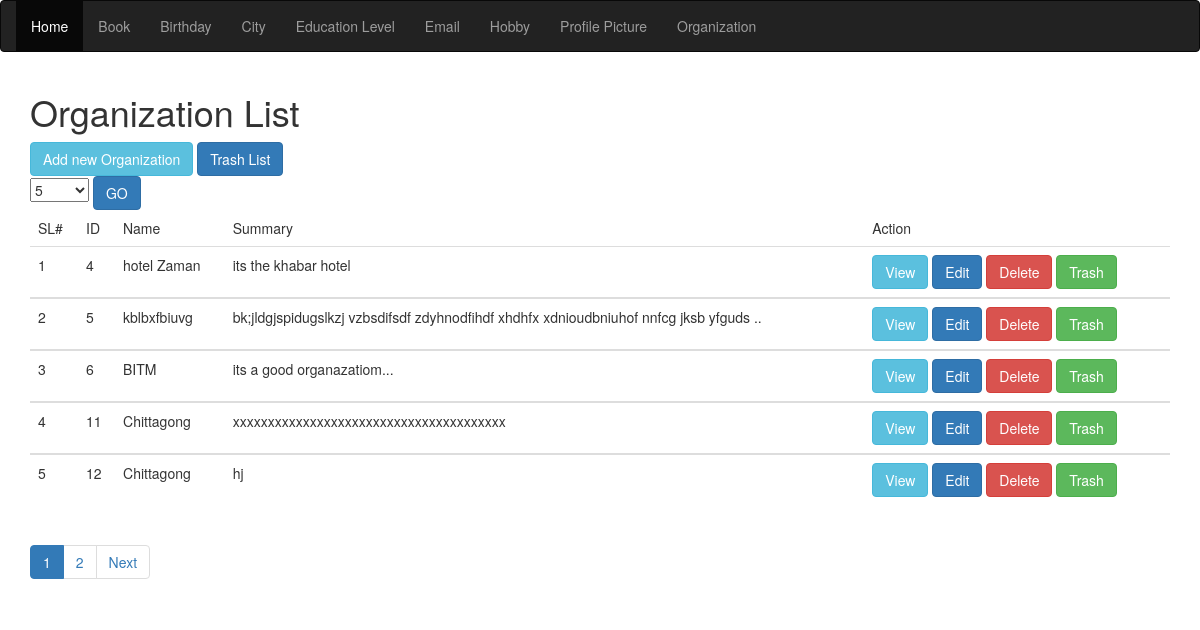
The page /views/SEIP129150/Summary_of_organizations/index.php?pageNumber=1 on the database its author committed.
### tables this page shows
CREATE TABLE `organization` (
  `id` int(11) NOT NULL,
  `name` varchar(30) NOT NULL,
  `summary` text NOT NULL,
  `trash` int(11) DEFAULT NULL
);

### src/BITM/SEIP129150/Summary_of_organizations/Summary_of_organization.php (called while the page is built, shortened)
<?php
class Summary_of_organization
{
    public $conn;
    public function __construct()
    {
        $this->conn = mysqli_connect("localhost", "root", "", "atomicprojectb21");
    }
    public  function  count()
    {
        $query="SELECT COUNT(*) AS totalItem FROM `organization` WHERE `trash` IS NULL";
        $result=mysqli_query($this->conn,$query);
        $row= mysqli_fetch_assoc($result);
        return $row['totalItem'];
    }
    public function paginator($pageStartFrom=0,$Limit=5){
        $query="SELECT * FROM `organization` WHERE `trash` IS NULL LIMIT ".$pageStartFrom.",".$Limit;
        $_allBook= array();
        $result= mysqli_query($this->conn,$query);
        while($row= mysqli_fetch_assoc($result)){
            $_allBook[]=$row;
        }
        return $_allBook;
    }
    public  function trashed(){
        $query="SELECT * FROM `organization` WHERE `trash` IS NOT NULL";
        $result=mysqli_query($this->conn,$query);
        $alcity=array();
        while ($row=mysqli_fetch_assoc($result))
        {
            $alcity[]=$row;
        }
        return $alcity;
    }}

### views/SEIP129150/Summary_of_organizations/index.php (the view, shortened to what this page needs)
<?php
$org=new Summary_of_organization();
$totalIteam=$org->count();
$iteamPerPage=$_SESSION['iteamPerPage'];
$noOfPage=ceil($totalIteam/$iteamPerPage);
$pagination="";
if(array_key_exists('pageNumber',$_GET))
{
    $pageNo=$_GET['pageNumber'];
}
else $pageNo=1;
for($i=1;$i<=$noOfPage;$i++)
{
    $active=($pageNo==$i)? "active":"";
    $pagination.="<li class='$active'><a href='index.php?pageNumber=$i'>$i</a></li>";
}
$pageStartFrom=$iteamPerPage*($pageNo-1);
$alorg=$org->paginator($pageStartFrom,$iteamPerPage);
?>
<!DOCTYPE html>
<html>
<head>
    <link rel="stylesheet" href="http://maxcdn.bootstrapcdn.com/bootstrap/3.3.6/css/bootstrap.min.css">
    <link rel="stylesheet" type="text/css" href="../../../resources/bootstrap/css/bootstrap.css">
</head >
<body>
<nav class="navbar navbar-inverse">
    <div class="container-fluid">
        <ul class="nav navbar-nav">
            <li class="active"><a href="../../../index.php">Home</a></li>
            <li><a href="../Book/index.php">Book</a></li>
            <li><a href="../Birthday/index.php">Birthday</a></li>
            <li><a href="../City/index.php">City</a></li>
            <li><a href="../Education_level/index.php">Education Level</a></li>
            <li><a href="../Email/index.php">Email</a></li>
            <li><a href="../Hobby/index.php">Hobby</a></li>
            <li><a href="../Profile_picture/index.php">Profile Picture</a></li>
            <li><a href="../Summary_of_organizations/index.php">Organization</a></li>
        </ul>
    </div>
</nav>
<div class="container">
    <h1>Organization  List</h1>
    <a href="create.php" class="btn btn-info" role="button">Add new Organization</a>
    <a href="trashVeiw.php" class="btn btn-primary" role="button">Trash List</a>
    <form action="index.php">
        <select name="iteamPerPage">
            <option <?php if($_SESSION['iteamPerPage']==5) echo "selected"?>>5</option>
        </select>
        <input type="submit" value="GO" class="btn btn-primary">
    </form>
    <div class="table-responsive">
        <table class="table">
            <thead>
            <tr>
                <td>
                    SL#
                </td>
                <td>
                    ID
                </td>
                <td>
                    Name
                </td>
                <td>
                    Summary
                </td>
                <td>
                    Action
                </td>
            </tr>
            </thead>
            <tbody>
            <?php
            $sl=1;
            foreach ($alorg as $org) {
            ?>
            <tr>
                <td><?php echo  $sl+$pageStartFrom?></td>
                <td> <?php echo $org['id']?></td>
                <td> <?php echo $org['name']?></td>
                <td> <?php echo $org['summary']?></td>
                <td>
            <a href="veiw.php?id=<?php echo $org['id']?>" class="btn btn-info" role="button">View</a>
            <a href="edit.php?id=<?php echo $org['id']?>" class="btn btn-primary" role="button">Edit</a>
            <a  href="delete.php?id=<?php echo $org['id']?>" class="btn btn-danger" role="button">Delete</a>
            <a href="trash.php?id=<?php echo $org['id']?>" class="btn btn-success" role="button">Trash</a>
                </td>
            </tr>
            </tbody>
            <?php $sl++; } ?>
        </table>
        <ul class="pagination">
            <?php echo $pagination;
            if(isset($_GET['pageNumber'])&&$_GET['pageNumber']<$noOfPage) {
                $next_item=$_GET['pageNumber']+1;
                echo "<li><a href='index.php?pageNumber=$next_item'>Next</a></li>";
            }
            ?>
        </ul>
    </div>
</div>
</body>
</html>

### rows shown on the page
organization: pageStartFrom "1", id "4", name "hotel Zaman", summary "its the khabar hotel"
organization: pageStartFrom "2", id "5", name "kblbxfbiuvg", summary "bk;jldgjspidugslkzj vzbsdifsdf zdyhnodfihdf xhdhfx xdnioudbniuhof nnfcg jksb yfguds .."
organization: pageStartFrom "3", id "6", name "BITM", summary "its a good organazatiom..."
organization: pageStartFrom "4", id "11", name "Chittagong", summary "xxxxxxxxxxxxxxxxxxxxxxxxxxxxxxxxxxxxxxx"
organization: pageStartFrom "5", id "12", name "Chittagong", summary "hj"
